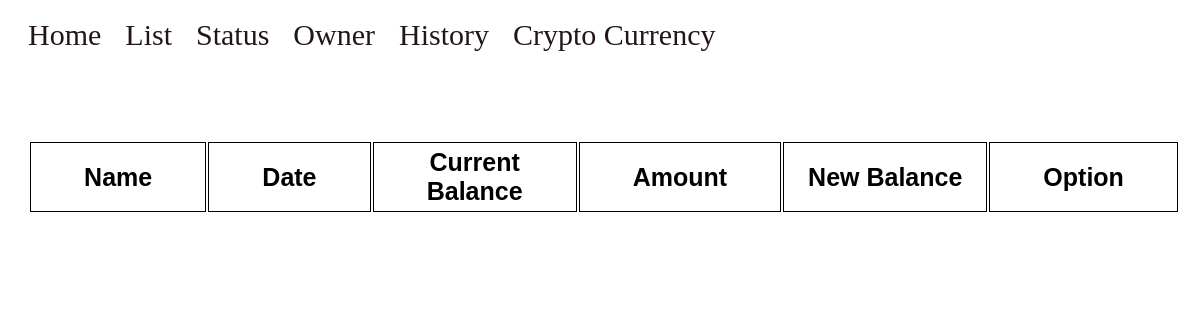
/History/, run on an earlier commit of the app's database.
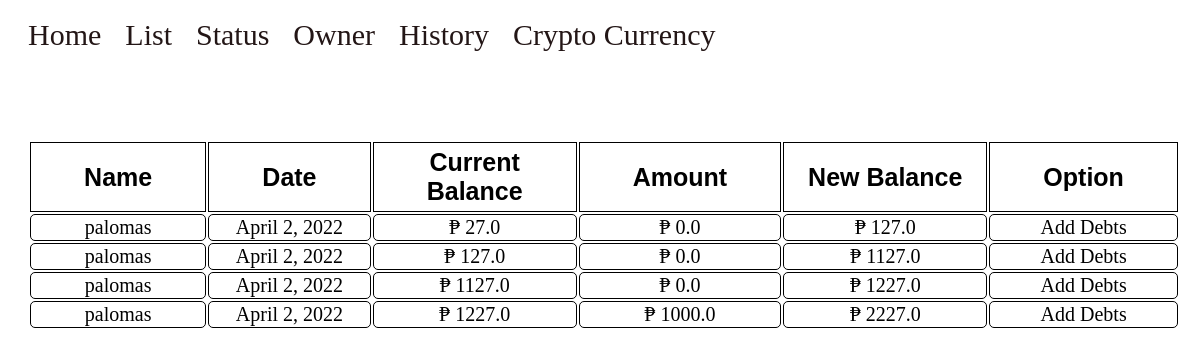
And on a later commit of the database.
### base/models.py (models this page shows, shortened)
class History(models.Model):
    select = models.CharField(max_length=15, default='Add Debts')
    name = models.CharField(max_length=200)
    date = models.DateTimeField(default=timezone.now)
    current_balance = models.FloatField(default=0)
    new_balance = models.FloatField(default=0)
    payment = models.FloatField(default=0)

### base/views.py (the view)
# urls.py: path("History/", views.history, name='history'),
def history(response):
    ls = History.objects.all()
    return render(response, 'history.html', {'item': ls})

### templates/history.html (shortened to what this page needs)
{% extends 'nav_bar.html' %}
{% load static %}
{% block content %}
    <link rel="stylesheet" href="{% static 'base/css/history.css' %}">
    <div class="history">
    <table>
        <tr>
            <th>Name</th>
            <th>Date</th>
            <th>Current Balance</th>
            <th>Amount</th>
            <th>New Balance</th>
            <th>Option</th>
        </tr>
        {% for i in item %}
        <tr>
            <td>{{ i.name }}</td>
            <td>{{ i.date.date }}</td>
            <td>₱ {{ i.current_balance }}</td>
            <td>₱ {{ i.payment }}</td>
            <td>₱ {{ i.new_balance }}</td>
            <td>{{ i.select }}</td>
        </tr>
        {%endfor%}
    </table>
    </div>
{% endblock %}

### templates/nav_bar.html (shortened to what this page needs)
<!DOCTYPE html>
<html lang="en">
<head>
{% load static %}
    <link rel="stylesheet" href="{%  static 'base/css/nav-bar.css'%}">
</head>
<body>
<div class="nav-bar">
    <a href="{% url 'home' %}">Home</a>
    <a href="{% url 'list-client' %}">List</a>
    <a href="{% url 'status' %}">Status</a>
    <a href="{% url 'secure' %}">Owner</a>
    <a href="{% url 'history' %}">History</a>
    <a href="{% url 'bitcoin' %}">Crypto Currency</a>
</div>
{% block content %}
{% endblock %}
</body>
</html>

### base/static/base/css/nav-bar.css (style rules this page uses)
.nav-bar { width: 100%; height: 20%; padding: 10px; }
.nav-bar a { text-decoration: none; font-family: Montserrat, serif; font-size: 30px; padding: 10px; color: #231616; transition: background-color 0.2s, color 0.2s; }

### base/static/base/css/history.css (style rules this page uses)
.history { position: absolute; top: 15%; }
.history table tr th { border: 1px solid; font-size: 25px; font-family: arial, serif; padding: 5px; width: 5%; }
.history table { margin: 20px; }
.history table tr td { border: 1px solid; border-radius: 5px; font-size: 20px; text-align: center; }

What changed in the data, as far as the page shows it:
added History: name "palomas", date "April 2, 2022", current_balance "27.0", payment "0.0", new_balance "127.0", select "Add Debts"
added History: name "palomas", date "April 2, 2022", current_balance "127.0", payment "0.0", new_balance "1127.0", select "Add Debts"
added History: name "palomas", date "April 2, 2022", current_balance "1127.0", payment "0.0", new_balance "1227.0", select "Add Debts"
added History: name "palomas", date "April 2, 2022", current_balance "1227.0", payment "1000.0", new_balance "2227.0", select "Add Debts"
